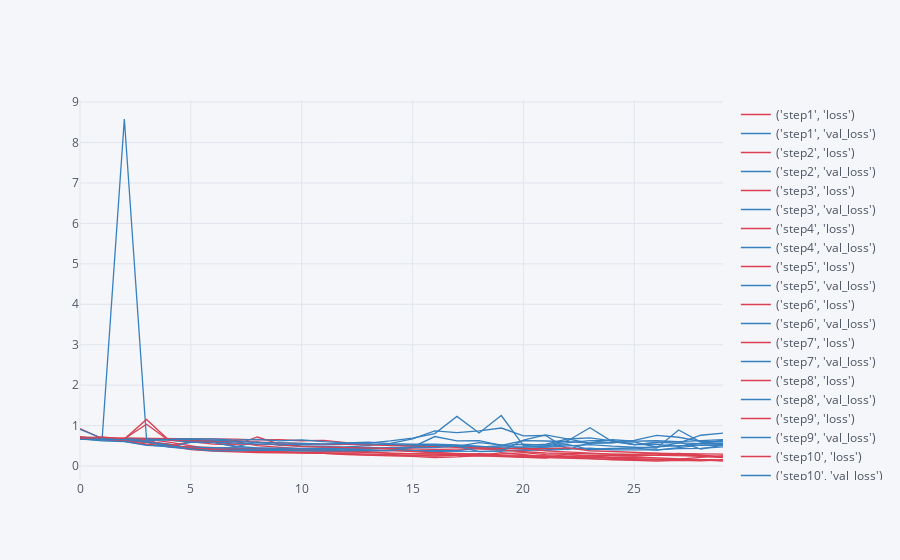
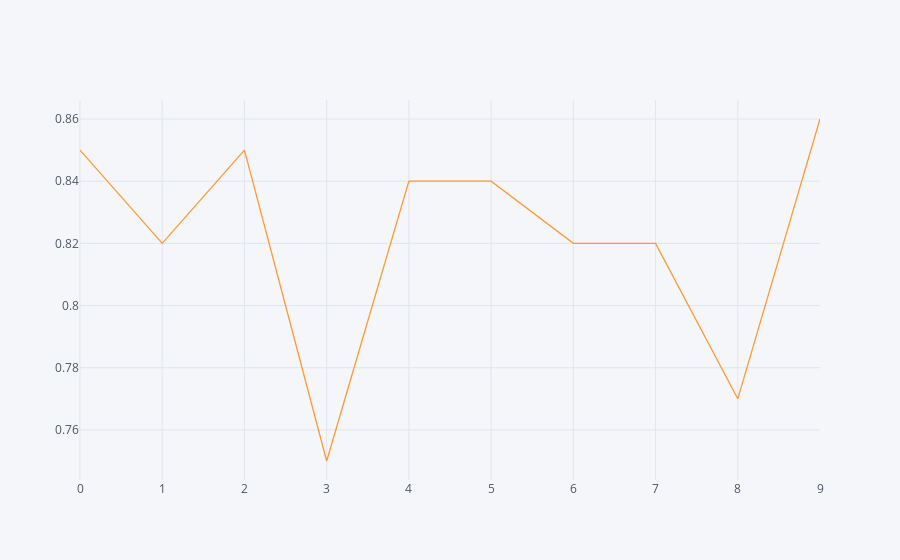

Here is the notebook cell these charts were saved with, in order:
### Code cell
process_results(val_hist, val_evas)
